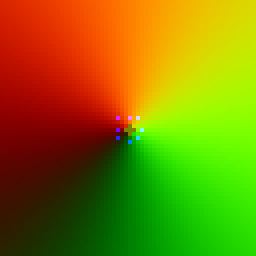
#> input picture examples/vortex.png, 64 x 64 px (shown 4 times larger)
$ python flow.py ../../examples/vortex.png
#> lines starting #> are read from the running program, lines starting #| are printed output that depends on the picture; after the words box and inside, x2 and y2 are one past the last pixel; in counts of white or black regions, pixels touching at a corner belong together
#!/usr/bin/env python3
"""
FLOW v0.1 — Interpreter
Minimal image-as-vector-field esolang.
"""

from __future__ import annotations

import math
import random
import sys
from dataclasses import dataclass, field

try:
    import numpy as np
    from PIL import Image
except ImportError:
    print("Requiere: pip install pillow numpy", file=sys.stderr)
    sys.exit(1)


# ============================================================
# Utilidades de interpolación bilineal
# ============================================================

def sample_bilinear(field: np.ndarray, x: float, y: float) -> float:
    """Interpolación bilineal en field 2D (H, W). Clampa en bordes."""
    h, w = field.shape
    x = max(0.0, min(float(w - 1), x))
    y = max(0.0, min(float(h - 1), y))
    x0, y0 = int(math.floor(x)), int(math.floor(y))
    x1, y1 = min(x0 + 1, w - 1), min(y0 + 1, h - 1)
    dx, dy = x - x0, y - y0
    v00 = field[y0, x0]
    v10 = field[y0, x1]
    v01 = field[y1, x0]
    v11 = field[y1, x1]
    return (v00 * (1 - dx) * (1 - dy) +
            v10 * dx * (1 - dy) +
            v01 * (1 - dx) * dy +
            v11 * dx * dy)


def sample_vec(field_r: np.ndarray, field_g: np.ndarray, x: float, y: float) -> tuple[float, float]:
    """Muestrea vector (vx, vy) en (x,y). R,G ∈ [0,255] -> [-1,1]."""
    vx = (sample_bilinear(field_r, x, y) / 127.5) - 1.0
    vy = (sample_bilinear(field_g, x, y) / 127.5) - 1.0
    return vx, vy


# ============================================================
# Partícula
# ============================================================

@dataclass
class Particle:
    x: float
    y: float
    vx: float = 0.0
    vy: float = 0.0
    state: int = 0
    stack: list[int] = field(default_factory=list)
    alive: bool = True
    pid: int = 0

    def pos(self) -> tuple[float, float]:
        return (self.x, self.y)


# ============================================================
# Instrucciones
# ============================================================

MAX_STACK = 16

def exec_instruction(
    instr: int,
    p: Particle,
    field_b: np.ndarray,
    field_trace: np.ndarray,
    particles: list[Particle],
    pid_counter: int,
    w: int, h: int,
    rng=None
) -> int:
    """Ejecuta instrucción. Retorna nuevo pid_counter si hay split.

    ``rng``: generador a usar para RAND (instr 22). Si es None usa el modulo
    ``random`` global (legacy, no determinista). Pasar ``random.Random(seed)``
    para determinismo — Sin alterar el resto de la semantica.
    """
    if instr == 0:  # HALT (0 = HALT; 255 = NOP / spawn marker)
        p.alive = False
    elif instr == 1:  # NOP
        pass
    elif instr == 2:  # INC
        p.state = (p.state + 1) & 0xFF
    elif instr == 3:  # DEC
        p.state = (p.state - 1) & 0xFF
    elif instr == 4:  # READ (self-read, noop effectively)
        p.state = instr
    elif instr == 5:  # WRITE
        ix, iy = int(round(p.x)), int(round(p.y))
        if 0 <= ix < w and 0 <= iy < h:
            field_b[iy, ix] = p.state & 0xFF
    elif instr == 6:  # JMP+
        speed = math.hypot(p.vx, p.vy)
        if speed > 1e-6:
            p.x += (p.vx / speed) * 5.0
            p.y += (p.vy / speed) * 5.0
    elif instr == 7:  # JMP-
        speed = math.hypot(p.vx, p.vy)
        if speed > 1e-6:
            p.x -= (p.vx / speed) * 5.0
            p.y -= (p.vy / speed) * 5.0
    elif instr == 8:  # SPLIT
        # hija perpendicular a la velocidad
        speed = math.hypot(p.vx, p.vy)
        if speed > 1e-6:
            px, py = -p.vy / speed, p.vx / speed  # perpendicular
        else:
            px, py = 1.0, 0.0
        child = Particle(
            x=p.x + px * 3.0,
            y=p.y + py * 3.0,
            vx=p.vx, vy=p.vy,
            state=p.state,
            stack=p.stack.copy(),
            pid=pid_counter
        )
        particles.append(child)
        pid_counter += 1
    elif instr == 9:  # TURN+
        angle = math.pi / 4
        vx, vy = p.vx, p.vy
        p.vx = vx * math.cos(angle) - vy * math.sin(angle)
        p.vy = vx * math.sin(angle) + vy * math.cos(angle)
    elif instr == 10:  # TURN-
        angle = -math.pi / 4
        vx, vy = p.vx, p.vy
        p.vx = vx * math.cos(angle) - vy * math.sin(angle)
        p.vy = vx * math.sin(angle) + vy * math.cos(angle)
    elif instr == 11:  # PUSH
        if len(p.stack) < MAX_STACK:
            p.stack.append(p.state)
    elif instr == 12:  # POP
        p.state = p.stack.pop() if p.stack else 0
    elif instr == 13:  # DUP
        if len(p.stack) < MAX_STACK:
            p.stack.append(p.state)
    elif instr == 14:  # SWAP
        if p.stack:
            p.state, p.stack[-1] = p.stack[-1], p.state
    elif instr == 15:  # ADD
        if len(p.stack) >= 2:
            a = p.stack.pop()
            b = p.stack.pop()
            p.stack.append((a + b) & 0xFF)
    elif instr == 16:  # SUB
        if len(p.stack) >= 2:
            a = p.stack.pop()
            b = p.stack.pop()
            p.stack.append((b - a) & 0xFF)
    elif instr == 17:  # MUL
        if len(p.stack) >= 2:
            a = p.stack.pop()
            b = p.stack.pop()
            p.stack.append((a * b) & 0xFF)
    elif instr == 18:  # DIV
        if len(p.stack) >= 2:
            a = p.stack.pop()
            b = p.stack.pop()
            p.stack.append((b // a) & 0xFF if a != 0 else 0)
    elif instr == 19:  # MOD
        if len(p.stack) >= 2:
            a = p.stack.pop()
            b = p.stack.pop()
            p.stack.append((b % a) & 0xFF if a != 0 else 0)
    elif instr == 20:  # EQ
        if len(p.stack) >= 2:
            a = p.stack.pop()
            b = p.stack.pop()
            p.stack.append(1 if a == b else 0)
    elif instr == 21:  # LT
        if len(p.stack) >= 2:
            a = p.stack.pop()
            b = p.stack.pop()
            p.stack.append(1 if b < a else 0)
    elif instr == 22:  # RAND
        r = rng if rng is not None else random
        p.state = r.randint(0, 255)
    elif instr == 23:  # COLOR (tinte)
        ix, iy = int(round(p.x)), int(round(p.y))
        if 0 <= ix < w and 0 <= iy < h:
            field_b[iy, ix] = (field_b[iy, ix] + p.state) & 0xFF
    elif instr == 24:  # TRACE
        ix, iy = int(round(p.x)), int(round(p.y))
        if 0 <= ix < w and 0 <= iy < h:
            field_trace[iy, ix] = p.state & 0xFF
    # 25..254: NOP
    return pid_counter


# ============================================================
# Motor principal
# ============================================================

@dataclass
class FlowConfig:
    max_ticks: int = 10000
    dt: float = 1.0
    damping: float = 0.9
    field_gain: float = 0.1
    trace_enabled: bool = True
    seed: int | None = None  # None = RAND no determinista (legacy); int = determinista


class FlowVM:
    def __init__(self, image_path: str, config: FlowConfig | None = None):
#> called with image_path = '../../examples/vortex.png'
        self.config = config or FlowConfig()
        img = Image.open(image_path).convert("RGB")
#> img is the input picture: PIL image 64x64 RGB; mean R, G, B 128.8, 125.3, 0.5
        self.w, self.h = img.size
#> self.w = 64; self.h = 64
        arr = np.array(img, dtype=np.float32)
        self.field_r = arr[:, :, 0]  # R = vx
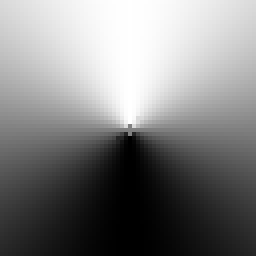
#> self.field_r: shape (64, 64) float32 (shown 4 times larger); min 0, max 255, mean 128.8
        self.field_g = arr[:, :, 1]  # G = vy
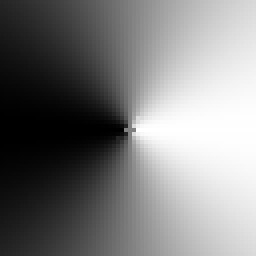
#> self.field_g: shape (64, 64) float32 (shown 4 times larger); min 0, max 255, mean 125.3
        self.field_b = arr[:, :, 2].copy().astype(np.uint8)  # B = scalar (mutable)
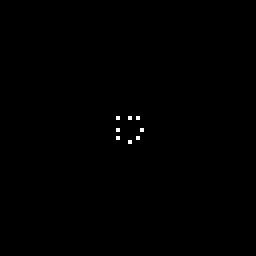
#> self.field_b: shape (64, 64) (shown 4 times larger); 0.2% white in thin lines or dots, all inside (x1, y1, x2, y2) = (29, 29, 36, 36)
        self.field_trace = np.zeros((self.h, self.w), dtype=np.uint8)
        self.particles: list[Particle] = []
        self.tick = 0
        self.pid_counter = 0
        self.log: list[tuple] = []
        # RNG determinista para RAND (instr 22). seed=None -> entropia del OS.
        self.rng = random.Random(self.config.seed)
        self._spawn_initial()

    def _spawn_initial(self):
        """Spawnea partículas donde B == 255 (marcador de inicio)."""
        ys, xs = np.where(self.field_b == 255)
#> ys = [29, 29, 29, 32, 32, 34, 34, 35]; xs = [29, 32, 34, 29, 35, 29, 34, 32]
        for y, x in zip(ys, xs):
            p = Particle(
                x=x + 0.5,
                y=y + 0.5,
                vx=0.0, vy=0.0,
                state=0,
                pid=self.pid_counter
            )
            self.particles.append(p)
            self.pid_counter += 1
#> this loop made 8 passes
#> (y, x) on passes 1 to 8: (29, 29), (29, 32), (29, 34), (32, 29), (32, 35), (34, 29), (34, 34), (35, 32)
#> after the loop, self.particles = 8 items; self.pid_counter = 8
#| Cargado ../../examples/vortex.png (64x64)
#| Partículas iniciales: 8
        # 255 = NOP, no hace falta limpiar

    def step(self) -> bool:
        """Ejecuta un tick. Retorna True si quedan partículas vivas."""
        if self.tick >= self.config.max_ticks:
            return False
        any_alive = False
        for p in self.particles:
            if not p.alive:
                continue
            any_alive = True

            # 1. READ instruction
            instr = int(sample_bilinear(self.field_b, p.x, p.y) + 0.5) & 0xFF

            # 2. EXECUTE
            self.pid_counter = exec_instruction(
                instr, p, self.field_b, self.field_trace,
                self.particles, self.pid_counter, self.w, self.h, self.rng
            )

            # Log
            self.log.append((self.tick, p.pid, p.x, p.y, p.state, instr))

            if not p.alive:
                continue

            # 3. FIELD: sample vector field, update velocity
            fx, fy = sample_vec(self.field_r, self.field_g, p.x, p.y)
            p.vx = p.vx * self.config.damping + fx * self.config.field_gain
            p.vy = p.vy * self.config.damping + fy * self.config.field_gain

            # 4. MOVE
            p.x += p.vx * self.config.dt
            p.y += p.vy * self.config.dt

            # 5. BOUNDS
            if not (0 <= p.x < self.w and 0 <= p.y < self.h):
                p.alive = False
#> in sample_bilinear, `v00 = field[y0, x0]`: v00 = 255
#> in sample_bilinear, `v10 = field[y0, x1]`: v10 = 0
#> in sample_vec, `vx = (sample_bilinear(field_r, x, y) / 127.5) - 1.0`: vx = 0.696
#> in sample_vec, `vy = (sample_bilinear(field_g, x, y) / 127.5) - 1.0`: vy = -0.704

        self.tick += 1
        return any_alive

    def run(self) -> dict:
        """Ejecuta hasta terminación."""
        while self.step():
            pass
#> this loop made 8 passes
        return {
            "ticks": self.tick,
            "particles_spawned": self.pid_counter,
            "final_particles_alive": sum(1 for p in self.particles if p.alive),
            "log": self.log,
        }

    def save_output(self, base_path: str):
        """Guarda campo B final y trace como PNG."""
        Image.fromarray(self.field_b, mode="L").save(f"{base_path}_b.png")
        if self.config.trace_enabled and self.field_trace.any():
            Image.fromarray(self.field_trace, mode="L").save(f"{base_path}_trace.png")

    def save_log(self, path: str):
        import csv
        with open(path, "w", newline="") as f:
            w = csv.writer(f)
            w.writerow(["tick", "pid", "x", "y", "state", "instr"])
            w.writerows(self.log)


# ============================================================
# Generador de ejemplos
# ============================================================

# [66 lines left out: functions make_hello_flow, make_vortex, not called in this run]


# ============================================================
# CLI
# ============================================================

def main():
    import argparse
    parser = argparse.ArgumentParser(description="FLOW v0.1 interpreter")
    parser.add_argument("image", nargs="?", help="Archivo PNG programa")
    parser.add_argument("--max-ticks", type=int, default=10000)
    parser.add_argument("--gen-hello", help="Generar hello_flow.png en ruta")
    parser.add_argument("--gen-vortex", help="Generar vortex.png en ruta")
    parser.add_argument("--output", "-o", default="out", help="Prefijo salida")
    args = parser.parse_args()

    if args.gen_hello:
        make_hello_flow(args.gen_hello)
        return
    if args.gen_vortex:
        make_vortex(args.gen_vortex)
        return

    if not args.image:
        parser.error("Se requiere archivo de imagen (o --gen-hello/--gen-vortex)")

    config = FlowConfig(max_ticks=args.max_ticks)
    vm = FlowVM(args.image, config)
    print(f"Cargado {args.image} ({vm.w}x{vm.h})")
    print(f"Partículas iniciales: {len(vm.particles)}")

    result = vm.run()
    print(f"Ticks: {result['ticks']}")
#| Ticks: 9
    print(f"Partículas spawn: {result['particles_spawned']}")
#| Partículas spawn: 8
    print(f"Vivas al final: {result['final_particles_alive']}")
#| Vivas al final: 0

    vm.save_output(args.output)
    vm.save_log(f"{args.output}.csv")
    print(f"Salida: {args.output}_b.png, {args.output}_trace.png, {args.output}.csv")


if __name__ == "__main__":
    main()
